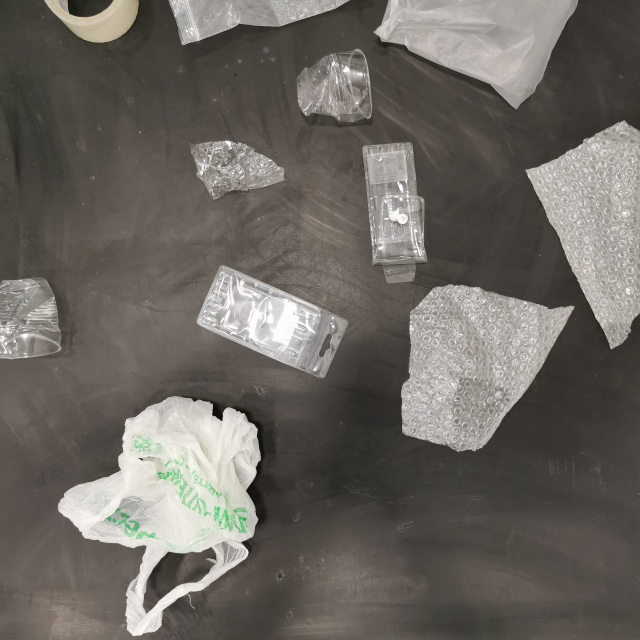
#> input picture Dataset/Plastic_resize/image_24.jpg, 1280 x 1280 px (shown at 1/2 size)
$ python 'BRIEF-не сделано.py'
#> lines starting #> are read from the running program, lines starting #| are printed output that depends on the picture
# # BRIEF(Binary Robust Independent Elementary Features)
# ## Import resources and display image
import cv2
import matplotlib.pyplot as plt
import numpy as np

# Load the image
image1 = cv2.imread('Plastic_resize/image_24.jpg')
#> image1 is the input picture: shape (1280, 1280, 3); mean B, G, R 97, 102.8, 107.3

# Convert the training image to RGB
training_image = cv2.cvtColor(image1, cv2.COLOR_BGR2RGB)

# Convert the training image to gray scale
training_gray = cv2.cvtColor(training_image, cv2.COLOR_RGB2GRAY)

# Create test image by adding Scale Invariance and Rotational Invariance
test_image = cv2.pyrDown(training_image)
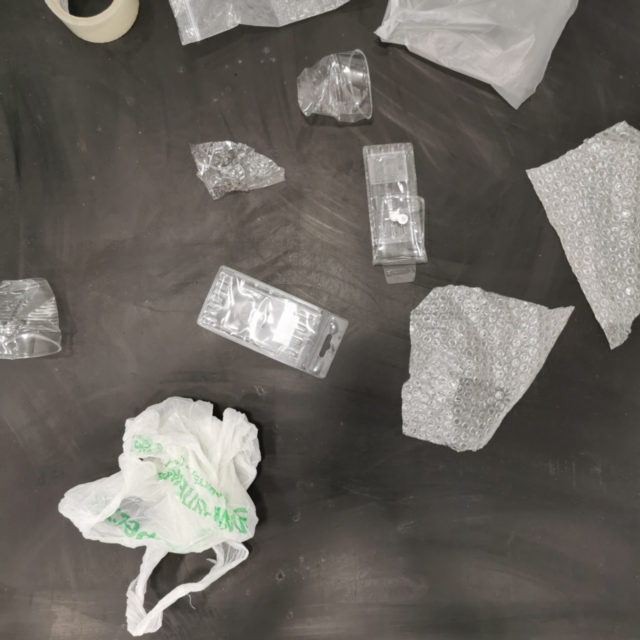
#> test_image: shape (640, 640, 3); mean R, G, B 107.3, 102.8, 97
test_image = cv2.pyrDown(test_image)
#> test_image: shape (320, 320, 3)
num_rows, num_cols = test_image.shape[:2]
#> num_rows = 320; num_cols = 320

rotation_matrix = cv2.getRotationMatrix2D((num_cols/2, num_rows/2), 30, 1)
test_image = cv2.warpAffine(test_image, rotation_matrix, (num_cols, num_rows))
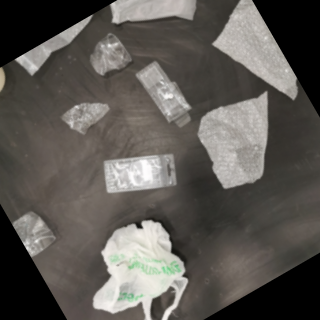
#> test_image: shape (320, 320, 3); mean R, G, B 92.4, 88.7, 83.8

test_gray = cv2.cvtColor(test_image, cv2.COLOR_RGB2GRAY)

# Display traning image and testing image
fx, plots = plt.subplots(1, 2, figsize=(20,10))

plots[0].set_title("Training Image")
plots[0].imshow(training_image)

plots[1].set_title("Testing Image")
plots[1].imshow(test_image)


# ## Detect keypoints and Create Descriptor

fast = cv2.FastFeatureDetector_create()
brief = cv2.xfeatures2d.BriefDescriptorExtractor_create()

train_keypoints = fast.detect(training_gray, None)
#> train_keypoints = 17385 keypoints; strongest (x, y, size): (443, 840, 7), (425, 829, 7), (278, 916, 7), (487, 827, 7)
test_keypoints = fast.detect(test_gray, None)
#> test_keypoints = 755 keypoints; strongest (x, y, size): (141, 227, 7), (183, 275, 7), (17, 59, 7), (140, 303, 7)

train_keypoints, train_descriptor = brief.compute(training_gray, train_keypoints)
#> train_keypoints = 16126 keypoints; strongest (x, y, size): (443, 840, 7), (425, 829, 7), (278, 916, 7), (487, 827, 7)
test_keypoints, test_descriptor = brief.compute(test_gray, test_keypoints)
#> test_keypoints = 634 keypoints; strongest (x, y, size): (141, 227, 7), (183, 275, 7), (170, 287, 7), (266, 92, 7)

keypoints_without_size = np.copy(training_image)
keypoints_with_size = np.copy(training_image)

cv2.drawKeypoints(training_image, train_keypoints, keypoints_without_size, color = (0, 255, 0))
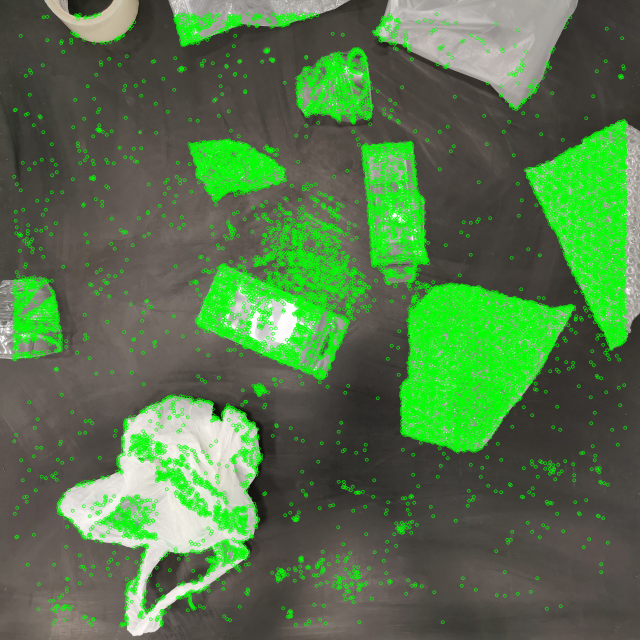
#> keypoints_without_size: shape (1280, 1280, 3) (shown at 1/2 size); mean R, G, B 84.1, 117.4, 75.1

cv2.drawKeypoints(training_image, train_keypoints, keypoints_with_size, flags = cv2.DRAW_MATCHES_FLAGS_DRAW_RICH_KEYPOINTS)
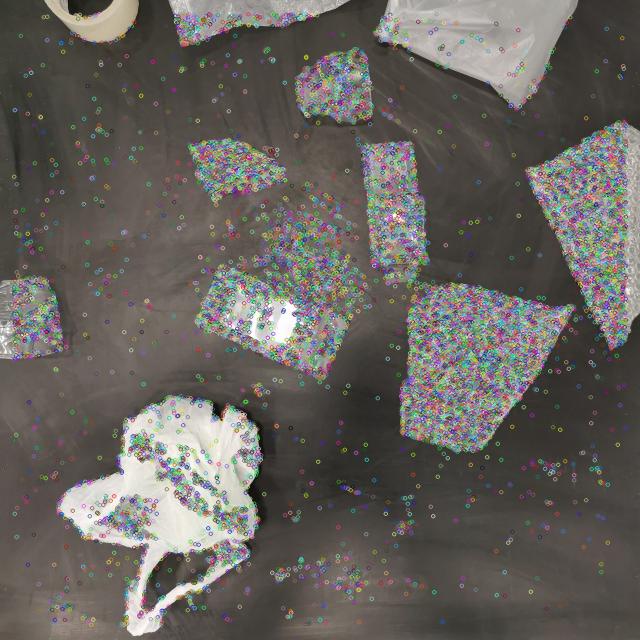
#> keypoints_with_size: shape (1280, 1280, 3) (shown at 1/2 size); mean R, G, B 102.4, 98.6, 93.7

# Display image with and without keypoints size
fx, plots = plt.subplots(1, 2, figsize=(20,10))

plots[0].set_title("Train keypoints With Size")
plots[0].imshow(keypoints_with_size, cmap='gray')

plots[1].set_title("Train keypoints Without Size")
plots[1].imshow(keypoints_without_size, cmap='gray')

# Print the number of keypoints detected in the training image
print("Number of Keypoints Detected In The Training Image: ", len(train_keypoints))
#| Number of Keypoints Detected In The Training Image:  16126

# Print the number of keypoints detected in the query image
print("Number of Keypoints Detected In The Query Image: ", len(test_keypoints))
#| Number of Keypoints Detected In The Query Image:  634


# ## Matching Keypoints

# Create a Brute Force Matcher object.
bf = cv2.BFMatcher(cv2.NORM_HAMMING, crossCheck = True)

# Perform the matching between the BRIEF descriptors of the training image and the test image
matches = bf.match(train_descriptor, test_descriptor)
#> matches = 341 matches

# The matches with shorter distance are the ones we want.
matches = sorted(matches, key = lambda x : x.distance)

result = cv2.drawMatches(training_image, train_keypoints, test_gray, test_keypoints, matches, test_gray, flags = 2)
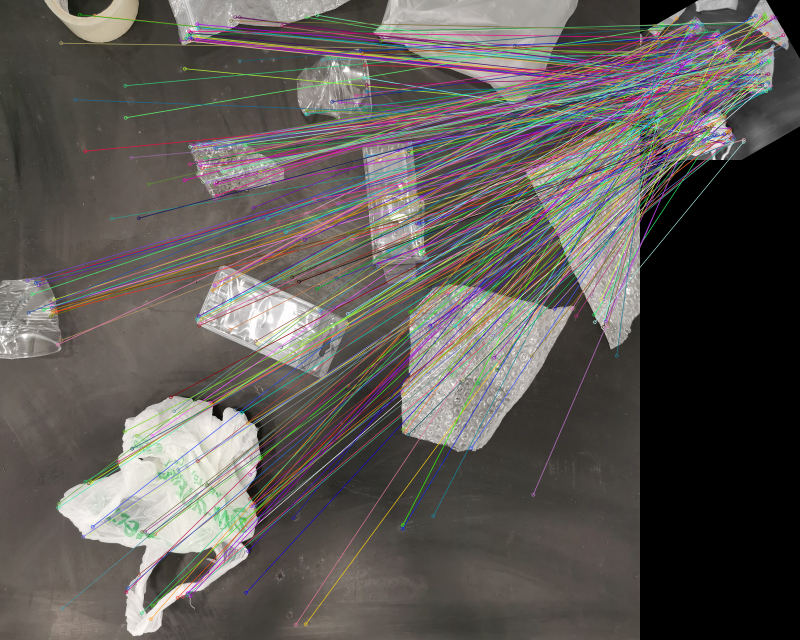
#> result: shape (1280, 1600, 3) (shown at 1/2 size); mean R, G, B 93.6, 89.1, 85.6

# Display the best matching points
plt.rcParams['figure.figsize'] = [14.0, 7.0]
plt.title('Best Matching Points')
plt.imshow(result)
plt.show()

# Print total number of matching points between the training and query images
print("\nNumber of Matching Keypoints Between The Training and Query Images: ", len(matches))
#| Number of Matching Keypoints Between The Training and Query Images:  341

$ run again, with Dataset/Plastic_resize/image_1.jpg copied over Dataset/Plastic_resize/image_24.jpg
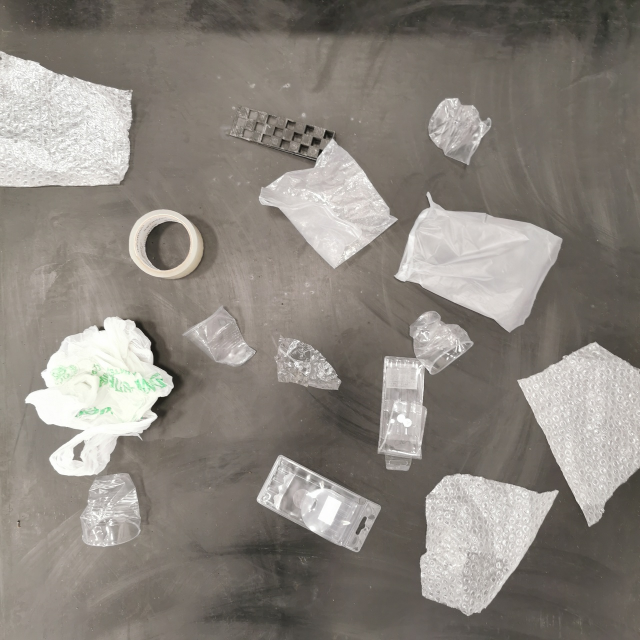
#> input picture Dataset/Plastic_resize/image_1.jpg, 1280 x 1280 px (shown at 1/2 size)
#> image1 is the input picture: shape (1280, 1280, 3); mean B, G, R 126.1, 133.1, 138.9
#> `test_image = cv2.warpAffine(test_image, rotation_matrix, (num_cols, nu..`:
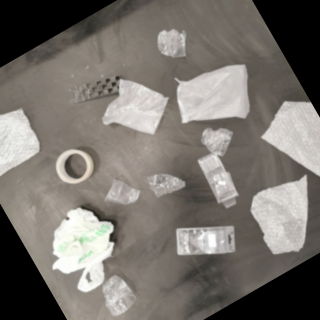
#> test_image: shape (320, 320, 3); mean R, G, B 119.9, 114.8, 108.9
#> `train_keypoints = fast.detect(training_gray, None)`: train_keypoints = 15945 keypoints; strongest (x, y, size): (209, 659, 7), (307, 729, 7), (344, 754, 7), (576, 241, 7)
#> `test_keypoints = fast.detect(test_gray, None)`: test_keypoints = 655 keypoints; strongest (x, y, size): (67, 218, 7), (112, 243, 7), (110, 240, 7), (305, 176, 7)
#> `train_keypoints, train_descriptor = brief.compute(training_gray, train..`: train_keypoints = 15144 keypoints; strongest (x, y, size): (209, 659, 7), (307, 729, 7), (344, 754, 7), (576, 241, 7)
#> `test_keypoints, test_descriptor = brief.compute(test_gray, test_keypoi..`: test_keypoints = 570 keypoints; strongest (x, y, size): (67, 218, 7), (112, 243, 7), (110, 240, 7), (100, 220, 7)
#| Number of Keypoints Detected In The Training Image:  15144
#| Number of Keypoints Detected In The Query Image:  570
#> matches = 344 matches
#> `result = cv2.drawMatches(training_image, train_keypoints, test_gray, t..`:
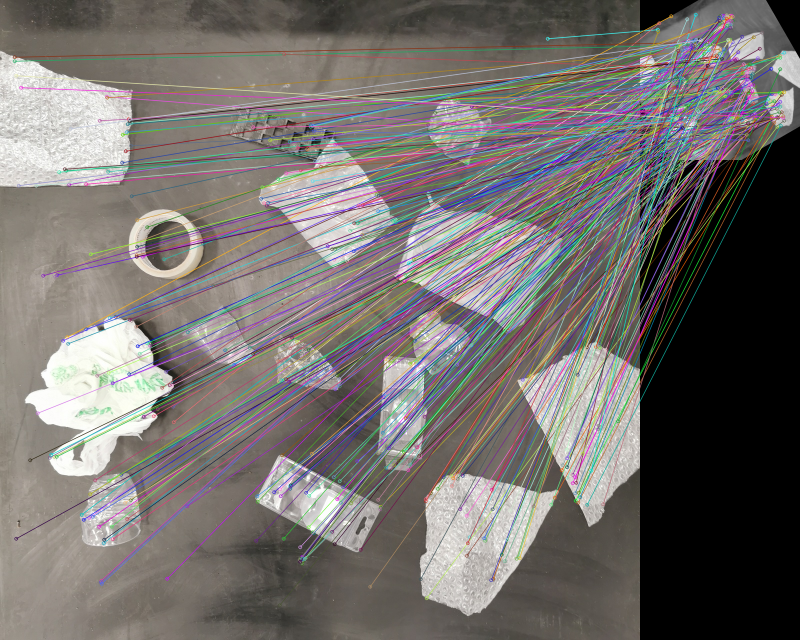
#> result: shape (1280, 1600, 3) (shown at 1/2 size); mean R, G, B 115.6, 111.1, 108.6
#| Number of Matching Keypoints Between The Training and Query Images:  344

$ run again, with Dataset/Plastic_resize/image_10.jpg copied over Dataset/Plastic_resize/image_24.jpg
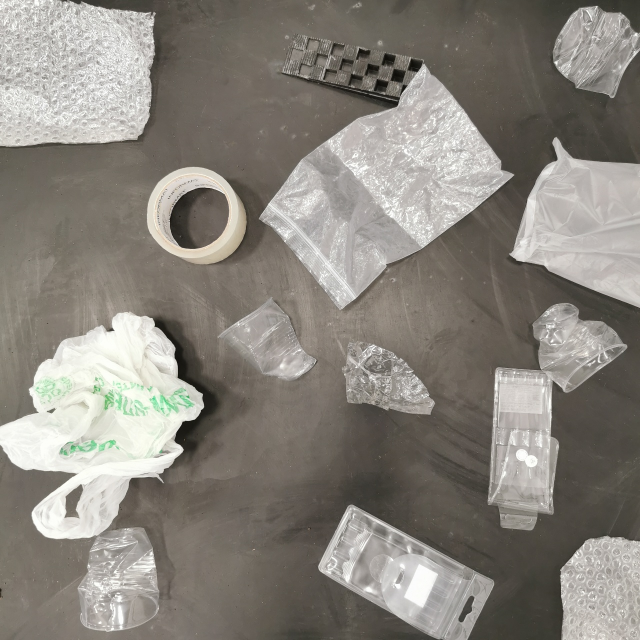
#> input picture Dataset/Plastic_resize/image_10.jpg, 1280 x 1280 px (shown at 1/2 size)
#> image1 is the input picture: shape (1280, 1280, 3); mean B, G, R 124.9, 132.4, 137.1
#> `test_image = cv2.warpAffine(test_image, rotation_matrix, (num_cols, nu..`:
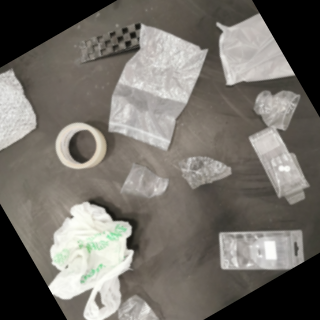
#> test_image: shape (320, 320, 3); mean R, G, B 115.3, 111.2, 104.7
#> `train_keypoints = fast.detect(training_gray, None)`: train_keypoints = 25618 keypoints; strongest (x, y, size): (365, 844, 7), (310, 652, 7), (366, 899, 7), (405, 788, 7)
#> `test_keypoints = fast.detect(test_gray, None)`: test_keypoints = 912 keypoints; strongest (x, y, size): (293, 73, 7), (71, 217, 7), (132, 252, 7), (114, 220, 7)
#> `train_keypoints, train_descriptor = brief.compute(training_gray, train..`: train_keypoints = 23873 keypoints; strongest (x, y, size): (365, 844, 7), (310, 652, 7), (366, 899, 7), (405, 788, 7)
#> `test_keypoints, test_descriptor = brief.compute(test_gray, test_keypoi..`: test_keypoints = 763 keypoints; strongest (x, y, size): (71, 217, 7), (132, 252, 7), (114, 220, 7), (127, 248, 7)
#| Number of Keypoints Detected In The Training Image:  23873
#| Number of Keypoints Detected In The Query Image:  763
#> matches = 439 matches
#> `result = cv2.drawMatches(training_image, train_keypoints, test_gray, t..`:
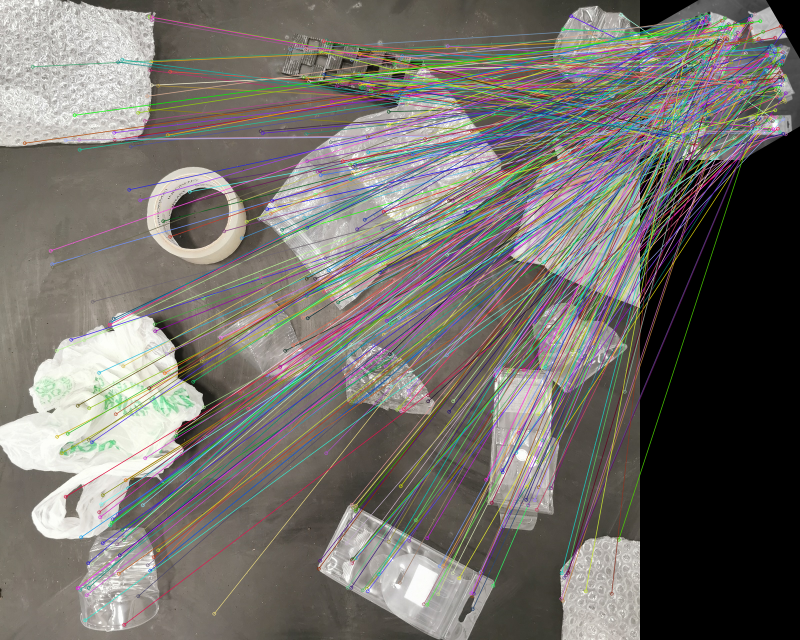
#> result: shape (1280, 1600, 3) (shown at 1/2 size); mean R, G, B 115.2, 111.8, 106.8
#| Number of Matching Keypoints Between The Training and Query Images:  439

$ run again, with Dataset/Plastic_resize/image_11.jpg copied over Dataset/Plastic_resize/image_24.jpg
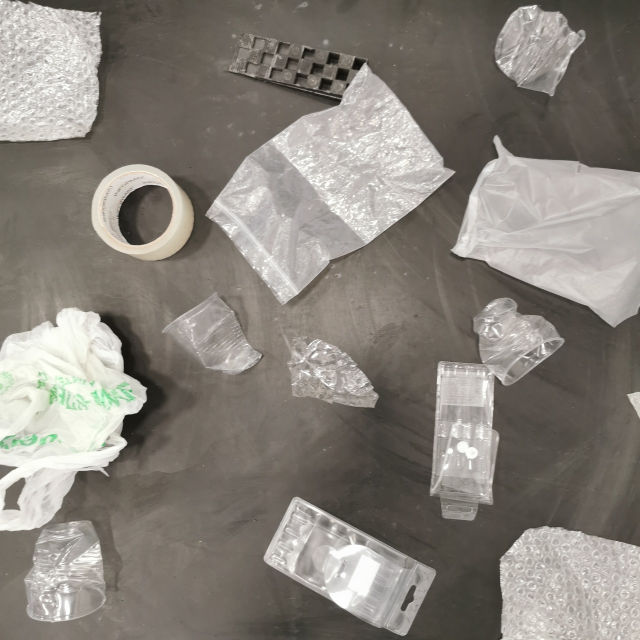
#> input picture Dataset/Plastic_resize/image_11.jpg, 1280 x 1280 px (shown at 1/2 size)
#> image1 is the input picture: shape (1280, 1280, 3); mean B, G, R 123.8, 131.3, 136.6
#> `test_image = cv2.warpAffine(test_image, rotation_matrix, (num_cols, nu..`:
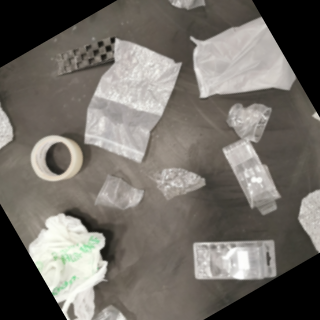
#> test_image: shape (320, 320, 3); mean R, G, B 113.5, 109, 102.5
#> `train_keypoints = fast.detect(training_gray, None)`: train_keypoints = 14930 keypoints; strongest (x, y, size): (201, 642, 7), (250, 831, 7), (293, 776, 7), (115, 652, 7)
#> `test_keypoints = fast.detect(test_gray, None)`: test_keypoints = 884 keypoints; strongest (x, y, size): (106, 263, 7), (62, 310, 7), (100, 250, 7), (195, 45, 7)
#> `train_keypoints, train_descriptor = brief.compute(training_gray, train..`: train_keypoints = 13829 keypoints; strongest (x, y, size): (201, 642, 7), (250, 831, 7), (293, 776, 7), (115, 652, 7)
#> `test_keypoints, test_descriptor = brief.compute(test_gray, test_keypoi..`: test_keypoints = 789 keypoints; strongest (x, y, size): (106, 263, 7), (100, 250, 7), (195, 45, 7), (191, 37, 7)
#| Number of Keypoints Detected In The Training Image:  13829
#| Number of Keypoints Detected In The Query Image:  789
#> matches = 415 matches
#> `result = cv2.drawMatches(training_image, train_keypoints, test_gray, t..`:
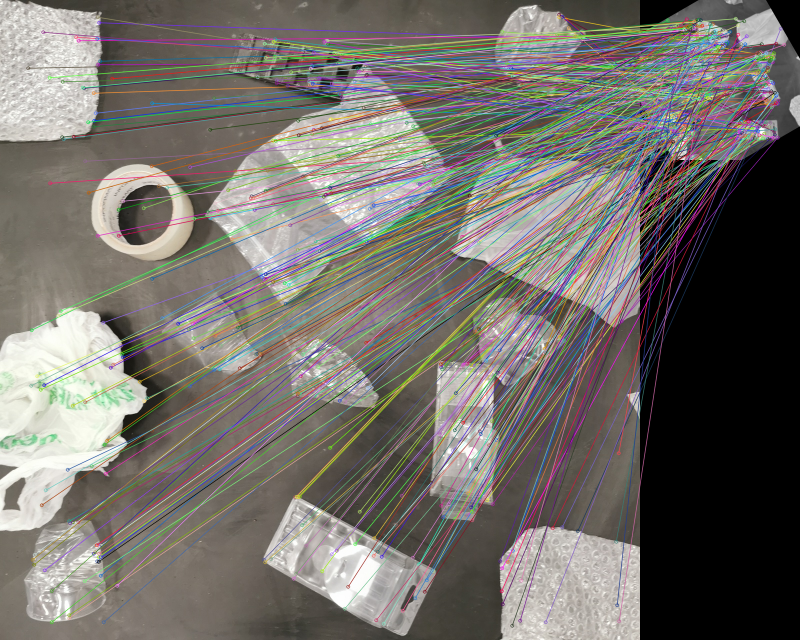
#> result: shape (1280, 1600, 3) (shown at 1/2 size); mean R, G, B 114.9, 111, 105.8
#| Number of Matching Keypoints Between The Training and Query Images:  415
